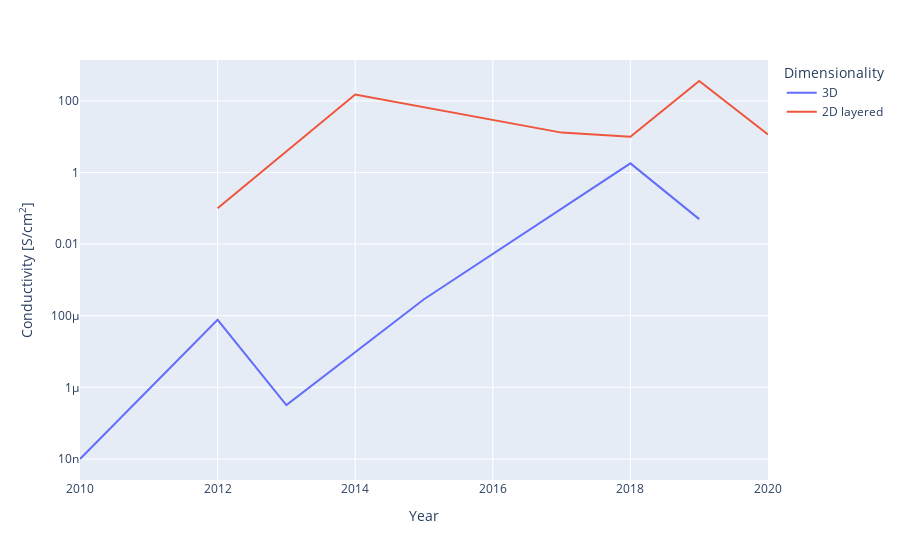

Notebook cell for this chart:
### Code cell
mofs_sorted_3D_porous = mofs.loc[mofs[(mofs['Dimensionality']=='3D') & (mofs['Porosity']>100)].groupby('Year')['Value'].idxmax()]
mofs_sorted_2D_porous = mofs.loc[mofs[(mofs['Dimensionality']=='2D layered') & (mofs['Porosity']>100)].groupby('Year')['Value'].idxmax()]
mofs_sorted_porous = pd.concat([mofs_sorted_3D_porous, mofs_sorted_2D_porous], ignore_index=True)
fig3 = px.line(mofs_sorted_porous, x='Year', y='Value', color='Dimensionality', hover_data=['Dimensionality','Porosity'], 
                 labels={'Value': "Conductivity [S/cm<sup>2</sup>]"}, hover_name='Name')
fig3.update_traces(hovertemplate='<b>%{hovertext}</b><br><br>Dimensionality=%{customdata[0]}\
                                 <br>Year=%{x}<br>Value=%{y} S/cm<sup>2</sup>\
                                 <br>Porosity=%{customdata[1]} m<sup>2</sup>/g<extra></extra>')
fig3.update_layout(yaxis_type="log")
fig3.show()

### Figure 1 — Plotly figure (JSON) as saved in the notebook; plotly's stock layout.template omitted (floating-point values rounded to 4 significant figures)
{"data": [{"customdata": [["3D", 385], ["3D", 450], ["3D", 248], ["3D", 559], ["3D", 614], ["3D", 208]], "hovertemplate": "<b>%{hovertext}</b><br><br>Dimensionality=%{customdata[0]}                                 <br>Year=%{x}<br>Value=%{y} S/cm<sup>2</sup>                                 <br>Porosity=%{customdata[1]} m<sup>2</sup>/g<extra></extra>", "hovertext": ["Cu[Ni(pdt)2]", "Fe(1,2,3-triazolate) (oxidized)", "Fe2DOBDC", "Cd2(TTFTB)", "Fe2(BDT)3 (oxidized)", "Ho(1+x)(HOTP)"], "legendgroup": "3D", "line": {"color": "#636efa", "dash": "solid"}, "mode": "lines", "name": "3D", "orientation": "v", "showlegend": true, "type": "scatter", "x": [2010, 2012, 2013, 2015, 2018, 2019], "xaxis": "x", "y": [1e-08, 7.7e-05, 3.2e-07, 0.00029, 1.8, 0.05], "yaxis": "y"}, {"customdata": [["2D layered", 306], ["2D layered", 630], ["2D layered", 114], ["2D layered", 210], ["2D layered", 2298], ["2D layered", 280]], "hovertemplate": "<b>%{hovertext}</b><br><br>Dimensionality=%{customdata[0]}                                 <br>Year=%{x}<br>Value=%{y} S/cm<sup>2</sup>                                 <br>Porosity=%{customdata[1]} m<sup>2</sup>/g<extra></extra>", "hovertext": ["Cu3(HOTP)2", "Ni3(HITP)2", "Cu3(HIB)2", "Fe3(PTC)", "(Mn/Fe)3(HIB)2", "Co3(HITP)2"], "legendgroup": "2D layered", "line": {"color": "#EF553B", "dash": "solid"}, "mode": "lines", "name": "2D layered", "orientation": "v", "showlegend": true, "type": "scatter", "x": [2012, 2014, 2017, 2018, 2019, 2020], "xaxis": "x", "y": [0.1, 150, 13, 10, 359, 11.5], "yaxis": "y"}], "layout": {"autosize": true, "legend": {"title": {"text": "Dimensionality"}, "tracegroupgap": 0}, "margin": {"t": 60}, "xaxis": {"anchor": "y", "autorange": true, "domain": [0, 1], "range": [2010, 2020], "title": {"text": "Year"}, "type": "linear"}, "yaxis": {"anchor": "x", "autorange": true, "domain": [0, 1], "range": [-8.586, 3.141], "title": {"text": "Conductivity [S/cm<sup>2</sup>]"}, "type": "log"}}}
